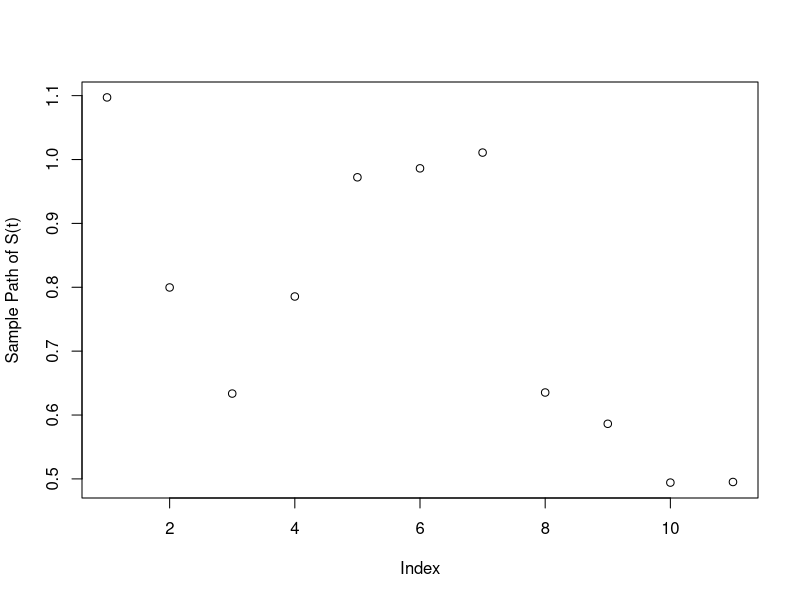
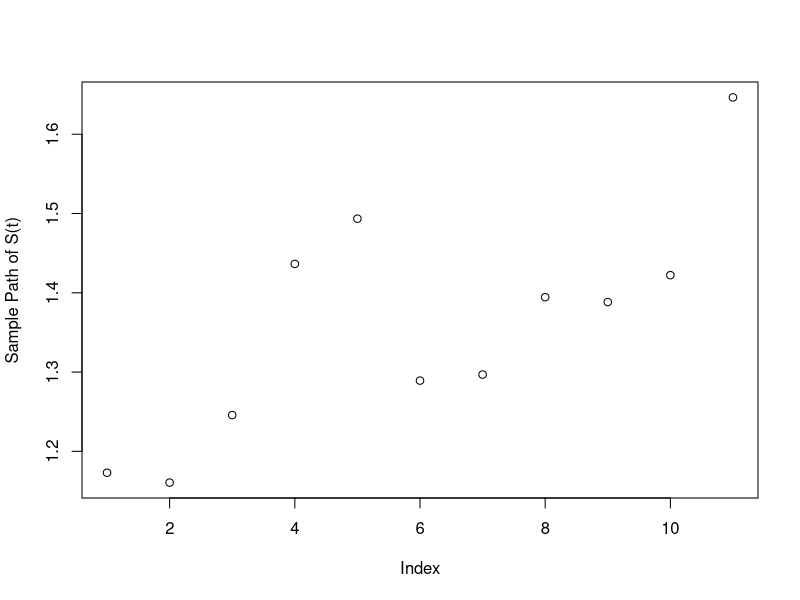

The R source for these figures, in order:
## ---- chunk 1
knitr::opts_chunk$set(echo = TRUE)
## ---- chunk 2
w <- function(x) {
  x^2 * exp(2 * x - 2) / 5
  }
sim <- function(n) {
  est <- c()
  for(i in 1:1e3) {
    x <- rnorm(n)
    est <- c(est, mean(x^2 * w(x)))
    }
  return(c(mean = mean(est), variance = sd(est)^2))
  }

sim(1000)

sim(10000)

sim(50000)
## ---- chunk 3
w <- function(x) {
  x^2 / 5
  }
sim <- function(n) {
  est <- c()
  for(i in 1:1e3) {
    x <- rnorm(n, 2, 1)
    est <- c(est, mean(x^2 * w(x)))
    }
  return(c(mean = mean(est), variance = sd(est)^2))
  }

sim(1000)

sim(10000)

sim(50000)
## ---- chunk 4
set.seed(234)
rBM <- function(n, tgrid, sigma, r, S0) {
  tt <- c(0, tgrid)
  dt <- diff(tt)
  nt <- length(tgrid)
  dw <- matrix(rnorm(n * nt, sd = sigma * sqrt(dt)), n, nt, byrow = TRUE)
  wt = t(apply(dw, 1, cumsum))
  St <- S0 * exp((r - sigma^2 / 2) * matrix(tgrid, n, nt, byrow = TRUE) + wt)
  return(St)
}
tgrid <-  seq(0, 1, length = 12)[-1]; sigma <- 0.5; S0=1; r=0.05; n = 1 
plot(drop(rBM(n, tgrid, sigma, r, S0)), ylab = 'Sample Path of S(t)')
plot(drop(rBM(n, tgrid, sigma, r, S0)), ylab = 'Sample Path of S(t)')

## ---- chunk 5
optValueAppr <- function(n, r, sigma, S0, K, tgrid) {
  nt <- length(tgrid)
  TT <- tgrid[nt]
  St <- rBM(n, tgrid, sigma, r, S0)
  pAri <- pmax(rowMeans(St) - K, 0) * exp(-r * TT)
  ST <- St[, nt]
  pStd <- pmax(ST - K, 0) * exp(-r * TT)
  pGeo <- pmax(exp(rowMeans(log(St))) - K, 0) * exp(-r * TT)
  list(pAri = pAri, ST = ST, pStd = pStd, pGeo = pGeo )
}
n = 5000;
r = 0.05; 
sigma = 0.5;
S0 = 1; 
tgrid = seq(0, 1, length = 12)[-1]
k<-c(1.1,1.2,1.3,1.4,1.5)
#K    cor(P(A),S(T))   cor(P(A),P(E))   cor(P(A),P(G)) 
for (i in 1:5) {
 res<-optValueAppr(n, r, sigma, S0, K =k[i], tgrid)
 print(c(k[i],cor(res$pAri,res$ST),cor(res$pAri,res$pStd),cor(res$pAri,res$pGeo)))
 }

## ---- chunk 6
n = 5000;
r = 0.05; S0 = 1;
K=1.5; 
tgrid = seq(0, 1, length = 12)[-1]
sigma<-c(0.2,0.3,0.4,0.5)
#sigma    cor(P(A),S(T))   cor(P(A),P(E))   cor(P(A),P(G)) 
for (i in 1:4) {
 res<-optValueAppr(n, r, sigma[i], S0, K , tgrid)
 print(c(sigma[i],cor(res$pAri,res$ST),cor(res$pAri,res$pStd),cor(res$pAri,res$pGeo)))
 }


## ---- chunk 7
t<-c(0.4,0.7,1,1.3,1.6)
n = 5000; 
r = 0.05; 
sigma = 0.5; 
S0 = 1; 
K= 1.5
#t   cor(P(A),S(T))   cor(P(A),P(E))   cor(P(A),P(G)) 

for (i in 1:5) {
  res= optValueAppr(n, r, sigma, S0, K, tgrid = seq(0, t[i], length = 12)[-1])
  print(c(t[i],cor(res$pAri,res$ST),cor(res$pAri,res$pStd),cor(res$pAri,res$pGeo)))
}

## ---- chunk 8

callValLognorm <- function(S0, K, mu, sigma) {
  d <- (log(S0 / K) + mu + sigma^2) / sigma
  S0 * exp(mu + 0.5 * sigma^2) * pnorm(d) - K * pnorm(d - sigma)
}
optValueAppr <- function(n, r = 0.05, sigma = 0.3, S0 = 50, K = 50,tgrid = seq(0, .25, length = 14)[-1]){
  nt <- length(tgrid)
  TT <- tgrid[nt]
  St <- rBM(n, tgrid, sigma, r, S0)
  pAri <- pmax(rowMeans(St) - K, 0) * exp(-r * TT)
  vAri <- mean(pAri) 
  ST <- St[, nt]
  pStd <- pmax(ST - K, 0) * exp(-r * TT)
  pGeo <- pmax(exp(rowMeans(log(St))) - K, 0) * exp(-r * TT)
  pAri <- pmax(rowMeans(St) - K, 0)
  tbar <- mean(tgrid)
  sBar2 <- sigma^2 / nt^2 / tbar * sum( (2 * seq(nt) - 1) * rev(tgrid) )
  pGeoTrue <- callValLognorm(S0, K, (r - 0.5 * sigma^2) * tbar,sqrt(sBar2 * tbar))
  vGeo <- vAri - cov(pGeo, pAri) / var(pGeo) * (mean(pGeo) - pGeoTrue * exp(-r * TT) )
  c(vGeo, vAri)
}
sim <- replicate(1000, optValueAppr(n, r = 0.05, sigma = 0.4, S0 = 1, K = 1.5, 
                                    tgrid = seq(0,1,length = 12)[-1]))
apply(sim, 1, mean)
apply(sim, 1, sd)
